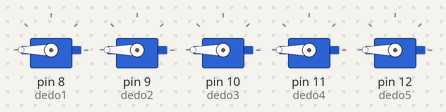
The sketch below on a simulated Arduino Uno, built with avr-gcc and run on an emulated ATmega328P. Shown: 5 × servo.

Above: at 0.05 s.
At 6.0 s:
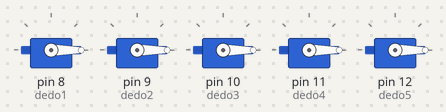
Timing chart, 0 to 7.8 s (numbered marks = the images above):
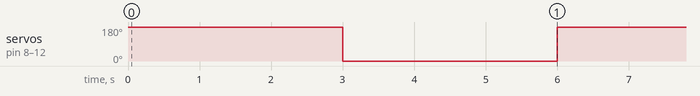

The sketch:

Servos_5.ino
```cpp
#include <Servo.h>

Servo dedo1;
Servo dedo2;
Servo dedo3;
Servo dedo4;
Servo dedo5;


void setup() {

dedo1.attach(8);
dedo2.attach(9);
dedo3.attach(10);
dedo4.attach(11);
dedo5.attach(12);


}

void loop() {


 dedo1.write(180);
 dedo2.write(180);
 dedo3.write(180);
 dedo4.write(180);
 dedo5.write(180);
 delay(3000);
 dedo1.write(0); //meñique
 dedo2.write(0); //anular
 dedo3.write(0); //corazon
 dedo4.write(0); //indice
 dedo5.write(0); //pulgar
 delay(3000);


}
```

Measured:
- by itself, servo on pin 8 (dedo1), servo on pin 9 (dedo2), servo on pin 10 (dedo3), servo on pin 11 (dedo4), servo on pin 12 (dedo5): alternates 180° for 3.0 s and 0° for 3.0 s
